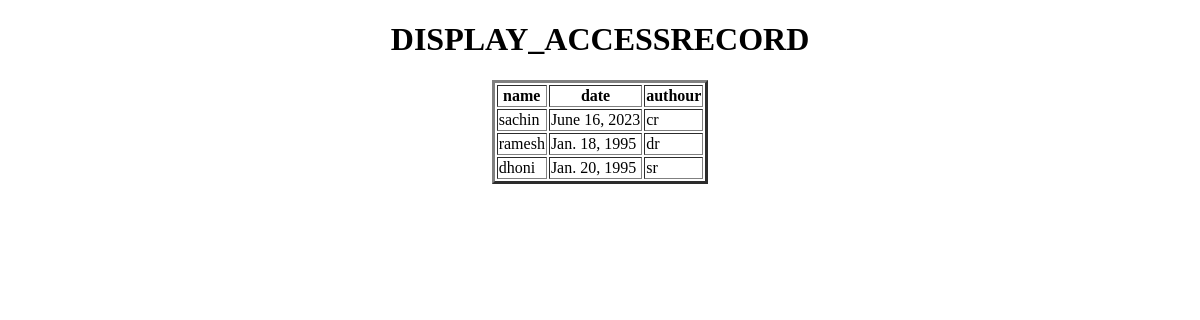
Before: /display_accessrecord/ with the older database file.
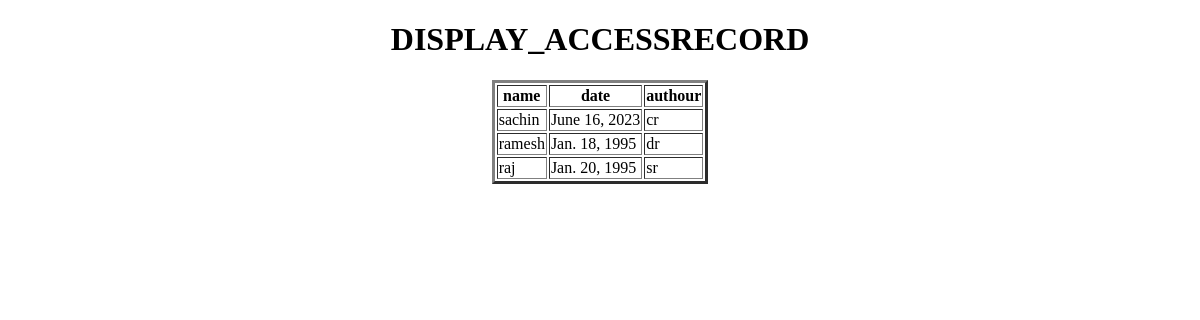
After: the same page with the newer database file.
### app/models.py (models this page shows, shortened)
class AccessRecord(models.Model):
    name=models.ForeignKey(Webpage,on_delete=models.CASCADE)
    date=models.DateField()
    authour=models.CharField(max_length=100)

class Webpage(models.Model) :
    topic_name=models.ForeignKey(Topic,on_delete=models.CASCADE)
    name=models.CharField(max_length=100)
    url=models.URLField()
    def __str__(self) -> str:
        return self.name

### app/views.py (the view)
# urls.py: path('display_accessrecord/',display_accessrecord,name='display_accessrecord'),
def display_accessrecord(request):
    accessrecord=AccessRecord.objects.all()
    accessrecord=AccessRecord.objects.filter(date='1995-01-18')
    accessrecord=AccessRecord.objects.filter(date__gt='1995-01-18')
    accessrecord=AccessRecord.objects.filter(date__lt='1995-01-18')
    accessrecord=AccessRecord.objects.filter(date__lte='1995-01-18')
    accessrecord=AccessRecord.objects.filter(date__gte='1995-01-18')
    accessrecord=AccessRecord.objects.filter(date__year='2002')
    accessrecord=AccessRecord.objects.filter(date__month='06')
    accessrecord=AccessRecord.objects.filter(date__year__gte='2002')
    accessrecord=AccessRecord.objects.filter(date__year__lte='2002')
    accessrecord=AccessRecord.objects.filter(date__day__gt='12')
    d={'accessrecord':accessrecord}
    return render(request,'display_accessrecord.html',d)

### templates/display_accessrecord.html (shortened to what this page needs)
<!DOCTYPE html>
<html lang="en">
<head>
</head>
<body>
    <center>
        <h1>DISPLAY_ACCESSRECORD</h1>
        <table border="3px">
            <tr>
                <th>name</th>
                <th>date</th>
                <th>authour</th>
            </tr>
           {% for ao in accessrecord %}
           <tr>
            <td>{{ao.name}}</td>
            <td>{{ao.date}}</td>
            <td>{{ao.authour}}</td>
            </tr>
           {% endfor %}
        </table>
    </center>
</body>
</html>

Changed rows visible on the page:
changed through a linked row, AccessRecord "sr": name "dhoni" → "raj"
